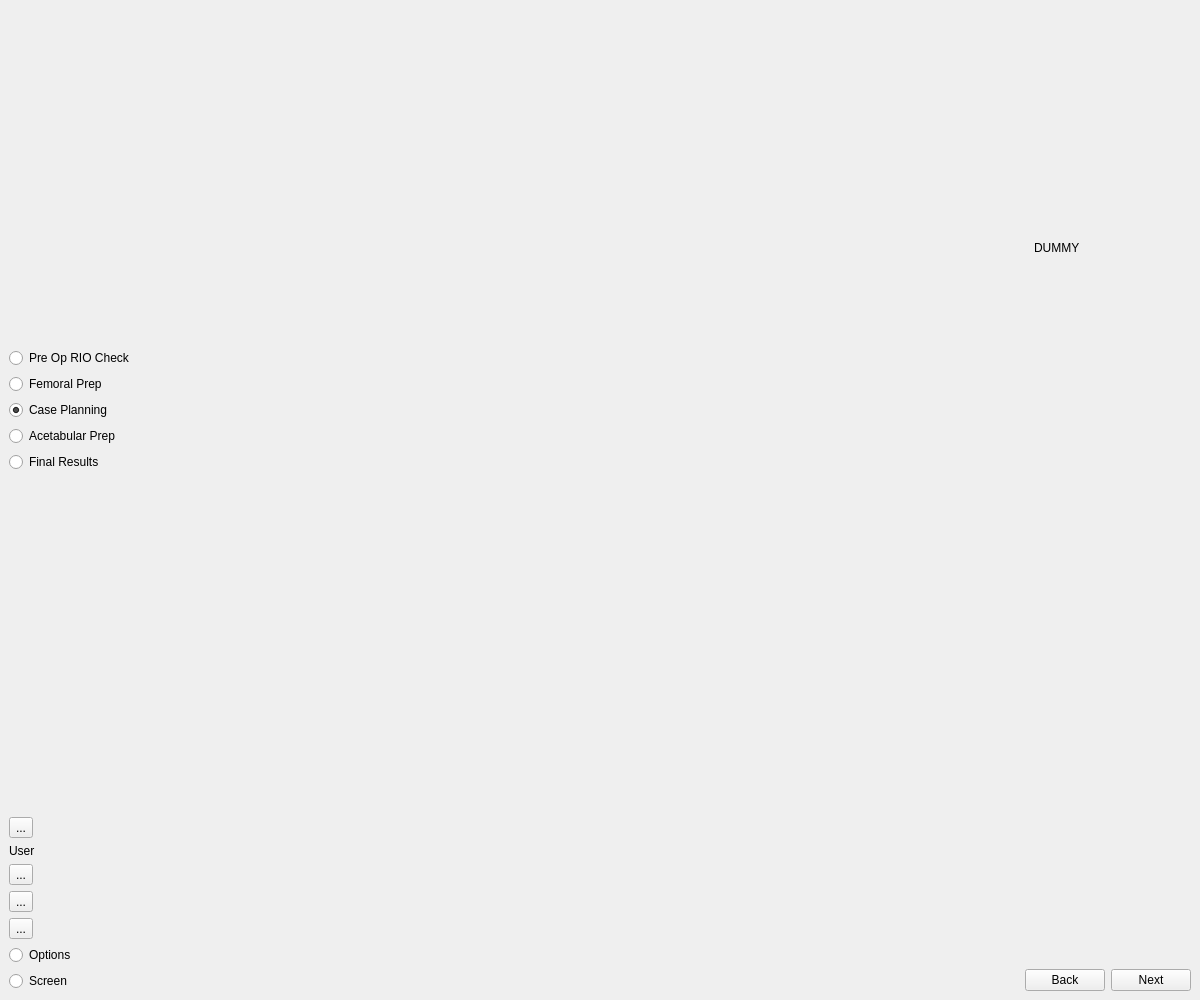
<?xml version="1.0" encoding="UTF-8"?>
<ui version="4.0">
 <class>MainWindow</class>
 <widget class="QMainWindow" name="MainWindow">
  <property name="geometry">
   <rect>
    <x>0</x>
    <y>0</y>
    <width>1200</width>
    <height>1000</height>
   </rect>
  </property>
  <property name="minimumSize">
   <size>
    <width>1200</width>
    <height>1000</height>
   </size>
  </property>
  <property name="windowTitle">
   <string>MainWindow</string>
  </property>
  <widget class="QWidget" name="centralwidget">
   <layout class="QHBoxLayout" name="horizontalLayout_2">
    <item>
     <layout class="QVBoxLayout" name="verticalLayout_2">
      <property name="sizeConstraint">
       <enum>QLayout::SetDefaultConstraint</enum>
      </property>
      <item>
       <spacer name="verticalSpacer">
        <property name="orientation">
         <enum>Qt::Vertical</enum>
        </property>
        <property name="sizeHint" stdset="0">
         <size>
          <width>20</width>
          <height>40</height>
         </size>
        </property>
       </spacer>
      </item>
      <item>
       <widget class="QRadioButton" name="radioButtonPreOpRIOCheck">
        <property name="text">
         <string>Pre Op RIO Check</string>
        </property>
        <attribute name="buttonGroup">
         <string notr="true">buttonGroupWorkflow</string>
        </attribute>
       </widget>
      </item>
      <item>
       <widget class="QRadioButton" name="radioButtonFemoralPrep">
        <property name="text">
         <string>Femoral Prep</string>
        </property>
        <attribute name="buttonGroup">
         <string notr="true">buttonGroupWorkflow</string>
        </attribute>
       </widget>
      </item>
      <item>
       <widget class="QRadioButton" name="radioButtonCasePlanning">
        <property name="sizePolicy">
         <sizepolicy hsizetype="Minimum" vsizetype="Fixed">
          <horstretch>0</horstretch>
          <verstretch>0</verstretch>
         </sizepolicy>
        </property>
        <property name="layoutDirection">
         <enum>Qt::LeftToRight</enum>
        </property>
        <property name="text">
         <string>Case Planning</string>
        </property>
        <property name="checked">
         <bool>true</bool>
        </property>
        <attribute name="buttonGroup">
         <string notr="true">buttonGroupWorkflow</string>
        </attribute>
       </widget>
      </item>
      <item>
       <widget class="QRadioButton" name="radioButtonAcetabularPrep">
        <property name="text">
         <string>Acetabular Prep</string>
        </property>
        <attribute name="buttonGroup">
         <string notr="true">buttonGroupWorkflow</string>
        </attribute>
       </widget>
      </item>
      <item>
       <widget class="QRadioButton" name="radioButtonFinalResult">
        <property name="text">
         <string>Final Results</string>
        </property>
        <attribute name="buttonGroup">
         <string notr="true">buttonGroupWorkflow</string>
        </attribute>
       </widget>
      </item>
      <item>
       <spacer name="verticalSpacer_2">
        <property name="orientation">
         <enum>Qt::Vertical</enum>
        </property>
        <property name="sizeHint" stdset="0">
         <size>
          <width>20</width>
          <height>40</height>
         </size>
        </property>
       </spacer>
      </item>
      <item>
       <widget class="QToolButton" name="toolButtonUser">
        <property name="text">
         <string>...</string>
        </property>
       </widget>
      </item>
      <item>
       <widget class="QLabel" name="labelUser">
        <property name="text">
         <string>User</string>
        </property>
       </widget>
      </item>
      <item>
       <widget class="QToolButton" name="toolButtonAdmin">
        <property name="text">
         <string>...</string>
        </property>
       </widget>
      </item>
      <item>
       <widget class="QToolButton" name="toolButtonScreenshot">
        <property name="text">
         <string>...</string>
        </property>
       </widget>
      </item>
      <item>
       <widget class="QToolButton" name="toolButtonShutDown">
        <property name="text">
         <string>...</string>
        </property>
       </widget>
      </item>
      <item>
       <widget class="QRadioButton" name="radioButtonOptions">
        <property name="text">
         <string>Options</string>
        </property>
        <attribute name="buttonGroup">
         <string notr="true">buttonGroupOptionsOrScreen</string>
        </attribute>
       </widget>
      </item>
      <item>
       <widget class="QRadioButton" name="radioButtonScreen">
        <property name="text">
         <string>Screen</string>
        </property>
        <attribute name="buttonGroup">
         <string notr="true">buttonGroupOptionsOrScreen</string>
        </attribute>
       </widget>
      </item>
     </layout>
    </item>
    <item>
     <widget class="QStackedWidget" name="stackedWidgetViewer">
      <widget class="QWidget" name="page_3"/>
      <widget class="QWidget" name="page_2"/>
      <widget class="QWidget" name="pageMultiWidget">
       <layout class="QHBoxLayout" name="horizontalLayout_3">
        <property name="spacing">
         <number>0</number>
        </property>
        <property name="leftMargin">
         <number>0</number>
        </property>
        <property name="topMargin">
         <number>0</number>
        </property>
        <property name="rightMargin">
         <number>0</number>
        </property>
        <property name="bottomMargin">
         <number>0</number>
        </property>
        <item>
         <widget class="THAStdMultiWidget" name="multiWidget" native="true">
          <property name="sizePolicy">
           <sizepolicy hsizetype="Expanding" vsizetype="Preferred">
            <horstretch>0</horstretch>
            <verstretch>0</verstretch>
           </sizepolicy>
          </property>
          <property name="minimumSize">
           <size>
            <width>0</width>
            <height>0</height>
           </size>
          </property>
          <property name="styleSheet">
           <string notr="true"> background: rgb(0, 0, 0)
</string>
          </property>
         </widget>
        </item>
        <item>
         <widget class="QFrame" name="frameViewAndMode">
          <property name="frameShape">
           <enum>QFrame::StyledPanel</enum>
          </property>
          <property name="frameShadow">
           <enum>QFrame::Raised</enum>
          </property>
          <layout class="QVBoxLayout" name="verticalLayout_5">
           <item>
            <widget class="QSplitter" name="splitter">
             <property name="orientation">
              <enum>Qt::Vertical</enum>
             </property>
             <widget class="QWidget" name="layoutWidget1">
              <layout class="QVBoxLayout" name="verticalLayout_4">
               <item>
                <widget class="QToolButton" name="toolButtonZoom">
                 <property name="text">
                  <string>...</string>
                 </property>
                 <property name="icon">
                  <iconset resource="../resources/resources.qrc">
                   <normaloff>:/icons/toolbar/zoom.png</normaloff>:/icons/toolbar/zoom.png</iconset>
                 </property>
                 <property name="iconSize">
                  <size>
                   <width>32</width>
                   <height>32</height>
                  </size>
                 </property>
                 <attribute name="buttonGroup">
                  <string notr="true">buttonGroupControl</string>
                 </attribute>
                </widget>
               </item>
               <item>
                <widget class="QToolButton" name="toolButtonLuminance">
                 <property name="text">
                  <string>...</string>
                 </property>
                 <property name="icon">
                  <iconset resource="../resources/resources.qrc">
                   <normaloff>:/icons/toolbar/luminance.png</normaloff>:/icons/toolbar/luminance.png</iconset>
                 </property>
                 <property name="iconSize">
                  <size>
                   <width>32</width>
                   <height>32</height>
                  </size>
                 </property>
                 <attribute name="buttonGroup">
                  <string notr="true">buttonGroupControl</string>
                 </attribute>
                </widget>
               </item>
               <item>
                <widget class="QToolButton" name="toolButtonContrast">
                 <property name="text">
                  <string>...</string>
                 </property>
                 <property name="icon">
                  <iconset resource="../resources/resources.qrc">
                   <normaloff>:/icons/toolbar/contrast.png</normaloff>:/icons/toolbar/contrast.png</iconset>
                 </property>
                 <property name="iconSize">
                  <size>
                   <width>32</width>
                   <height>32</height>
                  </size>
                 </property>
                 <attribute name="buttonGroup">
                  <string notr="true">buttonGroupControl</string>
                 </attribute>
                </widget>
               </item>
               <item>
                <widget class="QmitkLevelWindowWidget" name="levelWindow" native="true">
                 <property name="sizePolicy">
                  <sizepolicy hsizetype="Preferred" vsizetype="Preferred">
                   <horstretch>0</horstretch>
                   <verstretch>0</verstretch>
                  </sizepolicy>
                 </property>
                 <property name="minimumSize">
                  <size>
                   <width>0</width>
                   <height>400</height>
                  </size>
                 </property>
                </widget>
               </item>
              </layout>
             </widget>
             <widget class="QWidget" name="layoutWidget2">
              <layout class="QVBoxLayout" name="verticalLayout">
               <item>
                <widget class="QToolButton" name="toolButtonPrepOpMode">
                 <property name="text">
                  <string>...</string>
                 </property>
                 <property name="icon">
                  <iconset resource="../resources/resources.qrc">
                   <normaloff>:/icons/toolbar/pre-op-mode.png</normaloff>:/icons/toolbar/pre-op-mode.png</iconset>
                 </property>
                 <property name="iconSize">
                  <size>
                   <width>32</width>
                   <height>32</height>
                  </size>
                 </property>
                 <property name="checkable">
                  <bool>true</bool>
                 </property>
                 <attribute name="buttonGroup">
                  <string notr="true">buttonGroupMode</string>
                 </attribute>
                </widget>
               </item>
               <item>
                <widget class="QToolButton" name="toolButtonCupPlanMode">
                 <property name="text">
                  <string>...</string>
                 </property>
                 <property name="icon">
                  <iconset resource="../resources/resources.qrc">
                   <normaloff>:/icons/toolbar/cup-plan-mode.png</normaloff>:/icons/toolbar/cup-plan-mode.png</iconset>
                 </property>
                 <property name="iconSize">
                  <size>
                   <width>32</width>
                   <height>32</height>
                  </size>
                 </property>
                 <property name="checkable">
                  <bool>true</bool>
                 </property>
                 <attribute name="buttonGroup">
                  <string notr="true">buttonGroupMode</string>
                 </attribute>
                </widget>
               </item>
               <item>
                <widget class="QToolButton" name="toolButtonStemPlanMode">
                 <property name="text">
                  <string>...</string>
                 </property>
                 <property name="icon">
                  <iconset resource="../resources/resources.qrc">
                   <normaloff>:/icons/toolbar/stem-plan-mode.png</normaloff>:/icons/toolbar/stem-plan-mode.png</iconset>
                 </property>
                 <property name="iconSize">
                  <size>
                   <width>32</width>
                   <height>32</height>
                  </size>
                 </property>
                 <property name="checkable">
                  <bool>true</bool>
                 </property>
                 <attribute name="buttonGroup">
                  <string notr="true">buttonGroupMode</string>
                 </attribute>
                </widget>
               </item>
               <item>
                <widget class="QToolButton" name="toolButtonReducedMode">
                 <property name="text">
                  <string>...</string>
                 </property>
                 <property name="icon">
                  <iconset resource="../resources/resources.qrc">
                   <normaloff>:/icons/toolbar/reduced-mode.png</normaloff>:/icons/toolbar/reduced-mode.png</iconset>
                 </property>
                 <property name="iconSize">
                  <size>
                   <width>32</width>
                   <height>32</height>
                  </size>
                 </property>
                 <property name="checkable">
                  <bool>true</bool>
                 </property>
                 <attribute name="buttonGroup">
                  <string notr="true">buttonGroupMode</string>
                 </attribute>
                </widget>
               </item>
              </layout>
             </widget>
             <widget class="QWidget" name="layoutWidget">
              <layout class="QVBoxLayout" name="verticalLayout_3">
               <item>
                <widget class="QToolButton" name="toolButtonReamingView">
                 <property name="text">
                  <string>...</string>
                 </property>
                 <property name="icon">
                  <iconset resource="../resources/resources.qrc">
                   <normaloff>:/icons/toolbar/reaming-view.png</normaloff>:/icons/toolbar/reaming-view.png</iconset>
                 </property>
                 <property name="iconSize">
                  <size>
                   <width>32</width>
                   <height>32</height>
                  </size>
                 </property>
                 <property name="checkable">
                  <bool>true</bool>
                 </property>
                 <attribute name="buttonGroup">
                  <string notr="true">buttonGroupView</string>
                 </attribute>
                </widget>
               </item>
               <item>
                <widget class="QToolButton" name="toolButtonCTView">
                 <property name="text">
                  <string>...</string>
                 </property>
                 <property name="icon">
                  <iconset resource="../resources/resources.qrc">
                   <normaloff>:/icons/toolbar/ct-view.png</normaloff>:/icons/toolbar/ct-view.png</iconset>
                 </property>
                 <property name="iconSize">
                  <size>
                   <width>32</width>
                   <height>32</height>
                  </size>
                 </property>
                 <property name="checkable">
                  <bool>true</bool>
                 </property>
                 <attribute name="buttonGroup">
                  <string notr="true">buttonGroupView</string>
                 </attribute>
                </widget>
               </item>
               <item>
                <widget class="QToolButton" name="toolButton3DSlicerView">
                 <property name="text">
                  <string>...</string>
                 </property>
                 <property name="icon">
                  <iconset resource="../resources/resources.qrc">
                   <normaloff>:/icons/toolbar/3d-slicer-view.png</normaloff>:/icons/toolbar/3d-slicer-view.png</iconset>
                 </property>
                 <property name="iconSize">
                  <size>
                   <width>32</width>
                   <height>32</height>
                  </size>
                 </property>
                 <property name="checkable">
                  <bool>true</bool>
                 </property>
                 <attribute name="buttonGroup">
                  <string notr="true">buttonGroupView</string>
                 </attribute>
                </widget>
               </item>
               <item>
                <widget class="QToolButton" name="toolButtonXRayView">
                 <property name="text">
                  <string>...</string>
                 </property>
                 <property name="icon">
                  <iconset resource="../resources/resources.qrc">
                   <normaloff>:/icons/toolbar/x-ray-view.png</normaloff>:/icons/toolbar/x-ray-view.png</iconset>
                 </property>
                 <property name="iconSize">
                  <size>
                   <width>32</width>
                   <height>32</height>
                  </size>
                 </property>
                 <property name="checkable">
                  <bool>true</bool>
                 </property>
                 <attribute name="buttonGroup">
                  <string notr="true">buttonGroupView</string>
                 </attribute>
                </widget>
               </item>
              </layout>
             </widget>
            </widget>
           </item>
           <item>
            <spacer name="verticalSpacer_4">
             <property name="orientation">
              <enum>Qt::Vertical</enum>
             </property>
             <property name="sizeHint" stdset="0">
              <size>
               <width>20</width>
               <height>40</height>
              </size>
             </property>
            </spacer>
           </item>
          </layout>
         </widget>
        </item>
       </layout>
      </widget>
      <widget class="QWidget" name="pageImage">
       <layout class="QVBoxLayout" name="verticalLayout_9">
        <property name="spacing">
         <number>0</number>
        </property>
        <property name="leftMargin">
         <number>0</number>
        </property>
        <property name="topMargin">
         <number>0</number>
        </property>
        <property name="rightMargin">
         <number>0</number>
        </property>
        <property name="bottomMargin">
         <number>0</number>
        </property>
        <item>
         <widget class="ImageWidget" name="imageWidget" native="true"/>
        </item>
       </layout>
      </widget>
     </widget>
    </item>
    <item>
     <layout class="QVBoxLayout" name="verticalLayout_7">
      <item>
       <widget class="QStackedWidget" name="stackedWidget">
        <property name="sizePolicy">
         <sizepolicy hsizetype="Maximum" vsizetype="Preferred">
          <horstretch>0</horstretch>
          <verstretch>0</verstretch>
         </sizepolicy>
        </property>
        <widget class="QWidget" name="page">
         <layout class="QVBoxLayout" name="verticalLayout_6">
          <item>
           <widget class="QLabel" name="label">
            <property name="text">
             <string>DUMMY</string>
            </property>
           </widget>
          </item>
         </layout>
        </widget>
       </widget>
      </item>
      <item>
       <spacer name="verticalSpacer_3">
        <property name="orientation">
         <enum>Qt::Vertical</enum>
        </property>
        <property name="sizeHint" stdset="0">
         <size>
          <width>20</width>
          <height>40</height>
         </size>
        </property>
       </spacer>
      </item>
      <item>
       <layout class="QHBoxLayout" name="horizontalLayout">
        <item>
         <widget class="QPushButton" name="pushButtonBack">
          <property name="text">
           <string>Back</string>
          </property>
         </widget>
        </item>
        <item>
         <widget class="QPushButton" name="pushButtonNext">
          <property name="text">
           <string>Next</string>
          </property>
         </widget>
        </item>
       </layout>
      </item>
     </layout>
    </item>
   </layout>
  </widget>
  <action name="action_Pelvis_Checkpoint">
   <property name="text">
    <string>&amp;Pelvis Checkpoint</string>
   </property>
  </action>
  <action name="action_Pelvis_Landmark">
   <property name="text">
    <string>&amp;Pelvis Landmark</string>
   </property>
   <property name="toolTip">
    <string>Pelvis_Landmark</string>
   </property>
  </action>
  <action name="action_Pelvis_Registration">
   <property name="text">
    <string>&amp;Pelvis Registration</string>
   </property>
   <property name="toolTip">
    <string>Pelvis Registration</string>
   </property>
  </action>
  <action name="action_RIO_Registratoin">
   <property name="text">
    <string>&amp;RIO Registratoin</string>
   </property>
   <property name="toolTip">
    <string>RIO Registratoin</string>
   </property>
  </action>
  <action name="action_Implant_Planning">
   <property name="text">
    <string>&amp;Implant Planning</string>
   </property>
   <property name="toolTip">
    <string>Implant Planning</string>
   </property>
  </action>
  <action name="action_Broach_Tracking">
   <property name="text">
    <string>&amp;Broach Tracking</string>
   </property>
   <property name="toolTip">
    <string>Broach Tracking</string>
   </property>
  </action>
  <action name="action_Pelvis_CT_Landmark">
   <property name="text">
    <string>&amp;Pelvis CT Landmark</string>
   </property>
   <property name="toolTip">
    <string>Pelvis CT Landmark</string>
   </property>
  </action>
  <action name="action_Cup_Reaming">
   <property name="text">
    <string>&amp;Cup Reaming</string>
   </property>
   <property name="toolTip">
    <string>Cup Reaming</string>
   </property>
  </action>
  <action name="action_Cup_Impaction">
   <property name="text">
    <string>&amp;Cup Impaction</string>
   </property>
   <property name="toolTip">
    <string>Cup Impaction</string>
   </property>
  </action>
 </widget>
 <customwidgets>
  <customwidget>
   <class>THAStdMultiWidget</class>
   <extends>QWidget</extends>
   <header>THAStdMultiWidget.h</header>
   <container>1</container>
  </customwidget>
  <customwidget>
   <class>QmitkLevelWindowWidget</class>
   <extends>QWidget</extends>
   <header>QmitkLevelWindowWidget.h</header>
   <container>1</container>
  </customwidget>
  <customwidget>
   <class>ImageWidget</class>
   <extends>QWidget</extends>
   <header>ImageWidget.h</header>
   <container>1</container>
  </customwidget>
 </customwidgets>
 <resources>
  <include location="../resources/resources.qrc"/>
 </resources>
 <connections/>
 <buttongroups>
  <buttongroup name="buttonGroupMode">
   <property name="exclusive">
    <bool>false</bool>
   </property>
  </buttongroup>
  <buttongroup name="buttonGroupOptionsOrScreen"/>
  <buttongroup name="buttonGroupView">
   <property name="exclusive">
    <bool>false</bool>
   </property>
  </buttongroup>
  <buttongroup name="buttonGroupControl"/>
  <buttongroup name="buttonGroupWorkflow"/>
 </buttongroups>
</ui>
